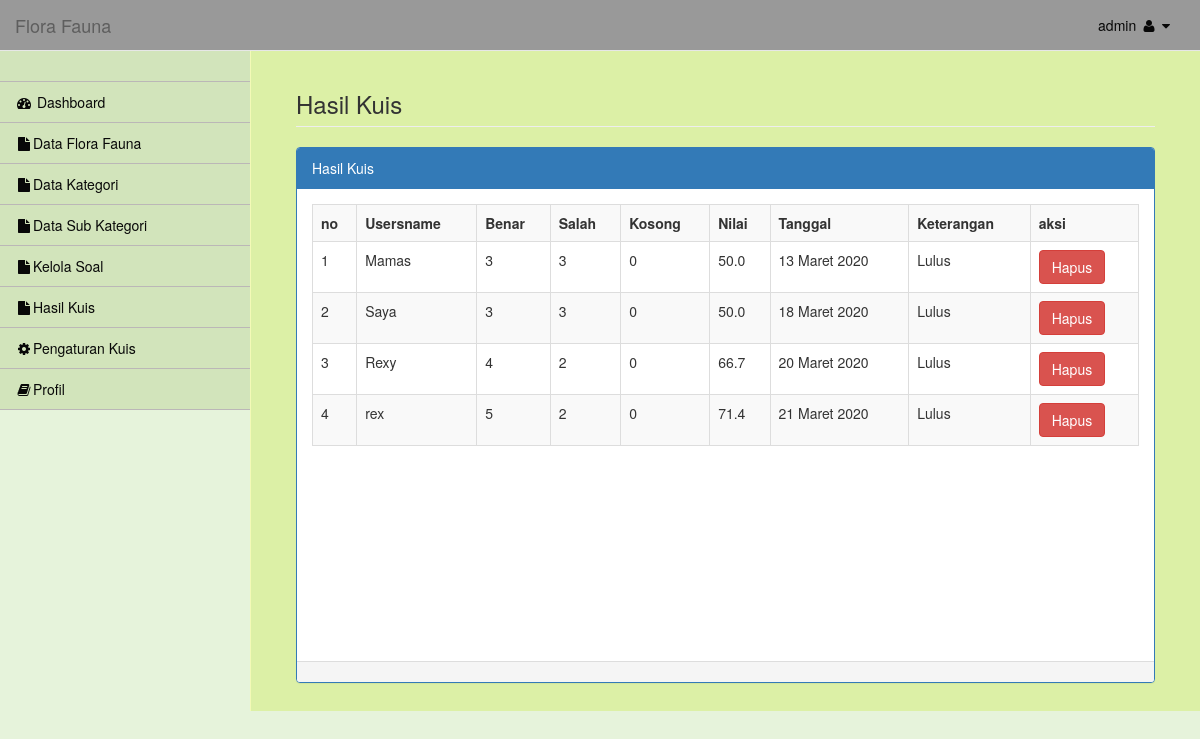
Page /admin/media.php?module=hasilujian (signed in) on the committed database.
### tables this page shows
CREATE TABLE `tbl_nilai` (
  `id_nilai` int(7) NOT NULL,
  `id_user` int(5) DEFAULT 64,
  `benar` varchar(20) DEFAULT NULL,
  `salah` varchar(20) DEFAULT NULL,
  `kosong` varchar(20) DEFAULT NULL,
  `score` varchar(20) DEFAULT NULL,
  `tanggal` date DEFAULT NULL,
  `keterangan` varchar(30) DEFAULT NULL,
  `username` varchar(50) DEFAULT NULL
);

### config/fungsi_indotgl.php (called while the page is built, shortened)
<?php
	function tgl_indo($tgl){
			$tanggal = substr($tgl,8,2);
			$bulan = getBulan(substr($tgl,5,2));
			$tahun = substr($tgl,0,4);
			return $tanggal.' '.$bulan.' '.$tahun;
	}
	function getBulan($bln){
				switch ($bln){
					case 3:
						return "Maret";
						break;
				}
			}
?>

### admin/modul/mod_hasilujian/hasilujian.php (the view)
        <div id="page-wrapper">
            <div class="container-fluid">
                <div class="row">
                    <div class="col-lg-12">
                      <h3 class="page-header"> Hasil Kuis </h3>
                    </div>
                </div>
                <div class="row">
                    <div class="col-lg-12">
                    <div class="panel panel-primary">
                        <div class="panel-heading">
                          Hasil Kuis
                        </div>
                        <div class="panel-body">
                          <?php
$aksi="modul/mod_hasilujian/aksi_hasilujian.php";
switch($_GET[act]){
  default:
      $tampil = mysqli_query($connect,"SELECT * FROM tbl_nilai");
      echo "
        <table class='table table-striped table-bordered table-hover'>
          <tr><th>no</th><th>Usersname</th><th>Benar</th><th>Salah</th><th>Kosong</th><th>Nilai</th><th>Tanggal</th><th>Keterangan</th><th>aksi</th></tr>";
    $no=1;
    while ($r=mysqli_fetch_array($tampil)){
    $tgl = tgl_indo($r[tanggal]);
       echo "<tr><td>$no</td>
             <td>$r[username]</td>
            <td>$r[benar]</td>
        <td>$r[salah]</td>
        <td>$r[kosong]</td>
        <td>$r[score]</td>
        <td>$tgl</td>
        <td>$r[keterangan]</td>
   <td><input type=button value='Hapus' class='btn btn-danger' onclick=\"window.location.href='$aksi?module=hasilujian&act=hapus&id=$r[id_nilai]';\">
   </td>
      </tr>";
      $no++;
    }
    echo "</table><br/><br/><br/><br/><br/><br/><br/><br/><br/><br/>";
    break;
}
?>
                        </div>
                        <div class="panel-footer">
                        </div>
                    </div>
                    </div>
                </div>
            </div>
        </div>

### rows in the picture
tbl_nilai: username "Mamas", benar "3", salah "3", kosong "0", score "50.0", tanggal "13 Maret 2020", keterangan "Lulus"
tbl_nilai: username "Saya", benar "3", salah "3", kosong "0", score "50.0", tanggal "18 Maret 2020", keterangan "Lulus"
tbl_nilai: username "Rexy", benar "4", salah "2", kosong "0", score "66.7", tanggal "20 Maret 2020", keterangan "Lulus"
tbl_nilai: username "rex", benar "5", salah "2", kosong "0", score "71.4", tanggal "21 Maret 2020", keterangan "Lulus"

### other values in the picture
$_SESSION[username] "admin"
